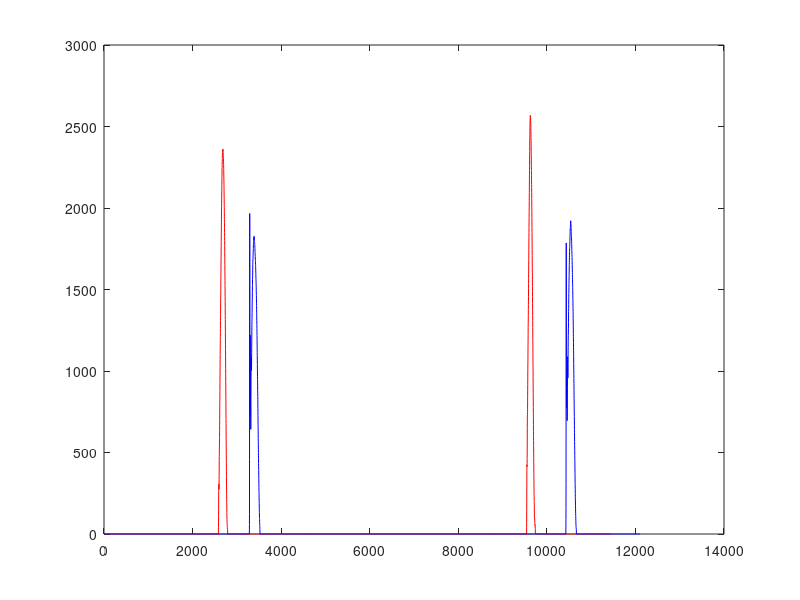
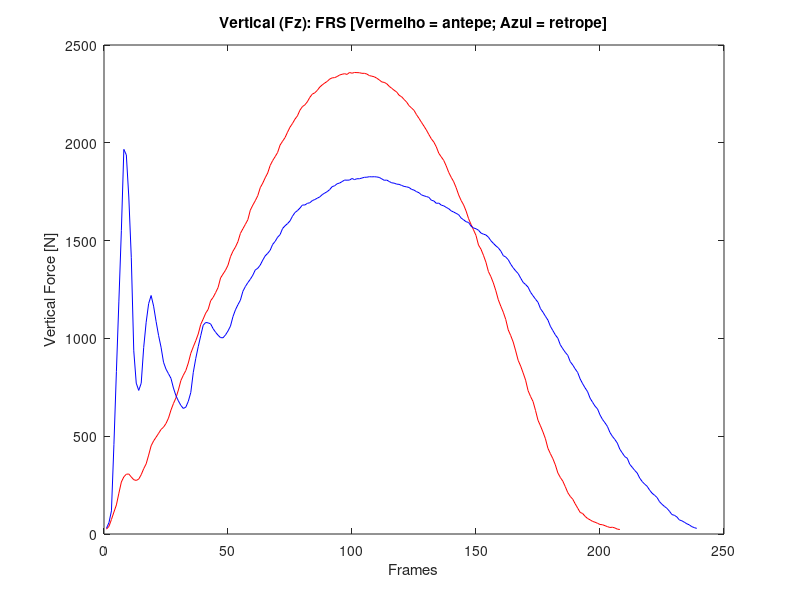
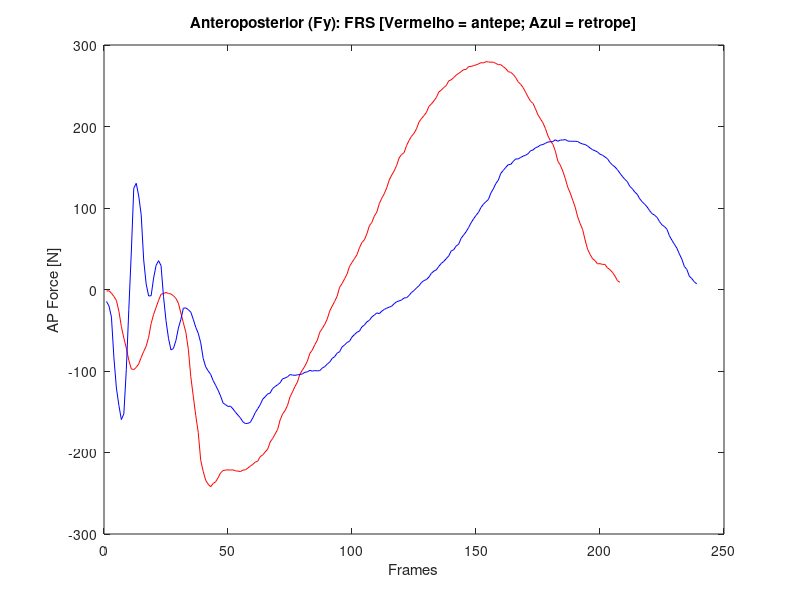

The MATLAB script that drew these images, in order:
clc
close all

pkg load io
vol1_antepe = dlmread('Voluntario_03_antepe.csv', ',', 5, 0);
vol1_retropepe = dlmread('Voluntario_03_retrope.csv', ',', 5, 0);
#fz1 = vol1_antepe(:, 5); % selecionar a coluna 5 que eh o fz da plataforma de forca 1 
fz2_vol1_antepe = vol1_antepe(:, 14); % selecionar a coluna 14 que eh o fz da plataforma de forca 2 
fz2_vol1_retrope = vol1_retropepe(:, 14); % selecionar a coluna 14 que eh o fz da plataforma de forca 2

#plot(fz1, 'b')

plot(fz2_vol1_antepe, 'r')
hold on
plot(fz2_vol1_retrope, 'b')


fsuporte_a = find(fz2_vol1_antepe(1:8000, :) > 0);
fsuporte_r = find(fz2_vol1_retrope(1:8000, :) > 0);


fz2_vol1a = fz2_vol1_antepe(fsuporte_a, :);
fz2_vol1r = fz2_vol1_retrope(fsuporte_r, :);
figure 
plot(fz2_vol1a, 'r')
hold on
plot(fz2_vol1r, 'b')
title('Vertical (Fz): FRS [Vermelho = antepe; Azul = retrope]')
ylabel('Vertical Force [N]')
xlabel('Frames') % passar para tempo em segundos


fy2_vol1_antepe = vol1_antepe(1:8000, 13); % selecionar a coluna 13 que eh o fy da plataforma de forca 2 
fy2_vol1_retrope = vol1_retropepe(1:8000, 13); % selecionar a coluna 13 que eh o fy da plataforma de forca 2
fy2_vol1a = fy2_vol1_antepe(fsuporte_a, :);
fy2_vol1r = fy2_vol1_retrope(fsuporte_r, :);

figure 
plot(-1*fy2_vol1a, 'r')
hold on
plot(-1*fy2_vol1r, 'b')
title('Anteroposterior (Fy): FRS [Vermelho = antepe; Azul = retrope]')
ylabel('AP Force [N]')
xlabel('Frames') % passar para tempo em segundos
